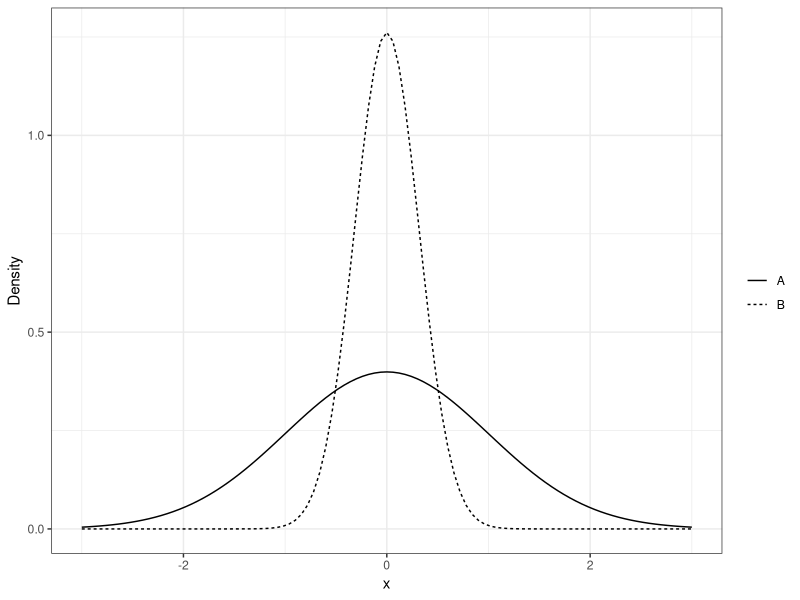

This figure's R source:
## ---- chunk 1
library(tidyverse)
knitr::opts_chunk$set(echo = FALSE, fig.width = 3, fig.height = 2, 
					  fig.align = "center", warning = FALSE)
## ---- chunk 2
ggplot(tibble(x = -3:3), aes(x)) +
	stat_function(fun = dnorm, aes(linetype = "A")) +
	stat_function(fun = dnorm, args = list(sd = 1 / sqrt(10)), aes(linetype = "B")) +
	labs(y = "Density") +
	theme_bw() +
	scale_linetype_discrete("")
